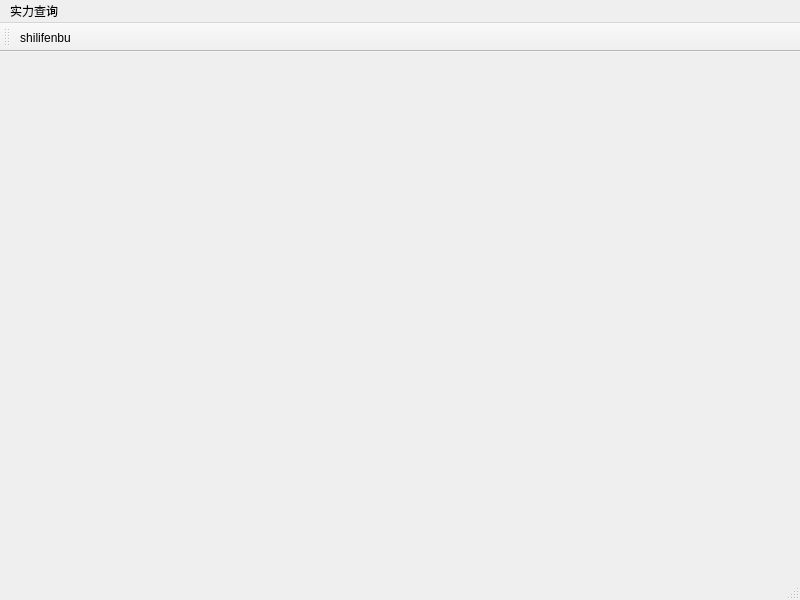
<?xml version="1.0" encoding="UTF-8"?>
<ui version="4.0">
 <class>MainWindow</class>
 <widget class="QMainWindow" name="MainWindow">
  <property name="geometry">
   <rect>
    <x>0</x>
    <y>0</y>
    <width>800</width>
    <height>600</height>
   </rect>
  </property>
  <property name="windowTitle">
   <string>MainWindow</string>
  </property>
  <widget class="QWidget" name="centralwidget"/>
  <widget class="QMenuBar" name="menubar">
   <property name="geometry">
    <rect>
     <x>0</x>
     <y>0</y>
     <width>800</width>
     <height>26</height>
    </rect>
   </property>
   <widget class="QMenu" name="menu">
    <property name="title">
     <string>实力查询</string>
    </property>
    <addaction name="actionshilifenbu"/>
   </widget>
   <addaction name="menu"/>
  </widget>
  <widget class="QStatusBar" name="statusbar"/>
  <widget class="QToolBar" name="toolBar">
   <property name="windowTitle">
    <string>toolBar</string>
   </property>
   <attribute name="toolBarArea">
    <enum>TopToolBarArea</enum>
   </attribute>
   <attribute name="toolBarBreak">
    <bool>false</bool>
   </attribute>
   <addaction name="actionshilifenbu"/>
  </widget>
  <action name="actionshilifenbu">
   <property name="text">
    <string>shilifenbu</string>
   </property>
  </action>
 </widget>
 <resources/>
 <connections/>
</ui>
